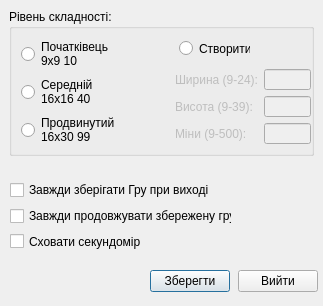
<?xml version="1.0" encoding="UTF-8"?>
<ui version="4.0">
 <class>Options</class>
 <widget class="QDialog" name="Options">
  <property name="geometry">
   <rect>
    <x>0</x>
    <y>0</y>
    <width>323</width>
    <height>306</height>
   </rect>
  </property>
  <property name="minimumSize">
   <size>
    <width>323</width>
    <height>306</height>
   </size>
  </property>
  <property name="maximumSize">
   <size>
    <width>323</width>
    <height>306</height>
   </size>
  </property>
  <property name="contextMenuPolicy">
   <enum>Qt::NoContextMenu</enum>
  </property>
  <property name="windowTitle">
   <string>Налаштування</string>
  </property>
  <property name="toolTip">
   <string/>
  </property>
  <property name="statusTip">
   <string/>
  </property>
  <widget class="QGroupBox" name="groupBox">
   <property name="geometry">
    <rect>
     <x>9</x>
     <y>9</y>
     <width>305</width>
     <height>147</height>
    </rect>
   </property>
   <property name="title">
    <string>Рівень складності:</string>
   </property>
   <widget class="QRadioButton" name="radioBgn">
    <property name="geometry">
     <rect>
      <x>12</x>
      <y>29</y>
      <width>88</width>
      <height>32</height>
     </rect>
    </property>
    <property name="text">
     <string>Початківець 
9х9 10</string>
    </property>
   </widget>
   <widget class="QRadioButton" name="radioIntm">
    <property name="geometry">
     <rect>
      <x>12</x>
      <y>67</y>
      <width>71</width>
      <height>32</height>
     </rect>
    </property>
    <property name="text">
     <string>Середній
16х16 40</string>
    </property>
   </widget>
   <widget class="QRadioButton" name="radioAdvc">
    <property name="geometry">
     <rect>
      <x>12</x>
      <y>105</y>
      <width>93</width>
      <height>32</height>
     </rect>
    </property>
    <property name="text">
     <string>Продвинутий
16х30 99</string>
    </property>
   </widget>
   <widget class="QRadioButton" name="radioCustom">
    <property name="geometry">
     <rect>
      <x>170</x>
      <y>30</y>
      <width>71</width>
      <height>19</height>
     </rect>
    </property>
    <property name="text">
     <string>Створити</string>
    </property>
   </widget>
   <widget class="QWidget" name="layoutWidget">
    <property name="geometry">
     <rect>
      <x>166</x>
      <y>60</y>
      <width>136</width>
      <height>77</height>
     </rect>
    </property>
    <layout class="QFormLayout" name="formLayout">
     <item row="0" column="0">
      <widget class="QLabel" name="labelWidth">
       <property name="enabled">
        <bool>false</bool>
       </property>
       <property name="text">
        <string>Ширина (9-24):</string>
       </property>
      </widget>
     </item>
     <item row="0" column="1">
      <widget class="QLineEdit" name="lineWidth">
       <property name="enabled">
        <bool>false</bool>
       </property>
       <property name="sizePolicy">
        <sizepolicy hsizetype="Fixed" vsizetype="Fixed">
         <horstretch>0</horstretch>
         <verstretch>0</verstretch>
        </sizepolicy>
       </property>
       <property name="maximumSize">
        <size>
         <width>51</width>
         <height>21</height>
        </size>
       </property>
       <property name="inputMethodHints">
        <set>Qt::ImhPreferNumbers</set>
       </property>
      </widget>
     </item>
     <item row="1" column="0">
      <widget class="QLabel" name="labelHeight">
       <property name="enabled">
        <bool>false</bool>
       </property>
       <property name="text">
        <string>Висота (9-39):</string>
       </property>
      </widget>
     </item>
     <item row="1" column="1">
      <widget class="QLineEdit" name="lineHeight">
       <property name="enabled">
        <bool>false</bool>
       </property>
       <property name="sizePolicy">
        <sizepolicy hsizetype="Fixed" vsizetype="Fixed">
         <horstretch>0</horstretch>
         <verstretch>0</verstretch>
        </sizepolicy>
       </property>
       <property name="maximumSize">
        <size>
         <width>51</width>
         <height>21</height>
        </size>
       </property>
       <property name="inputMethodHints">
        <set>Qt::ImhPreferNumbers</set>
       </property>
      </widget>
     </item>
     <item row="2" column="0">
      <widget class="QLabel" name="labelMines">
       <property name="enabled">
        <bool>false</bool>
       </property>
       <property name="text">
        <string>Міни (9-500):</string>
       </property>
      </widget>
     </item>
     <item row="2" column="1">
      <widget class="QLineEdit" name="lineMines">
       <property name="enabled">
        <bool>false</bool>
       </property>
       <property name="maximumSize">
        <size>
         <width>51</width>
         <height>21</height>
        </size>
       </property>
       <property name="inputMethodHints">
        <set>Qt::ImhPreferNumbers</set>
       </property>
      </widget>
     </item>
    </layout>
   </widget>
  </widget>
  <widget class="QWidget" name="layoutWidget">
   <property name="geometry">
    <rect>
     <x>10</x>
     <y>180</y>
     <width>222</width>
     <height>71</height>
    </rect>
   </property>
   <layout class="QVBoxLayout" name="verticalLayout">
    <item>
     <widget class="QCheckBox" name="checkSaved">
      <property name="text">
       <string>Завжди зберігати Гру при виході</string>
      </property>
     </widget>
    </item>
    <item>
     <widget class="QCheckBox" name="checkContinue">
      <property name="text">
       <string>Завжди продовжувати збережену гру</string>
      </property>
     </widget>
    </item>
    <item>
     <widget class="QCheckBox" name="checkTime">
      <property name="text">
       <string>Сховати секундомір</string>
      </property>
     </widget>
    </item>
   </layout>
  </widget>
  <widget class="QWidget" name="layoutWidget">
   <property name="geometry">
    <rect>
     <x>11</x>
     <y>270</y>
     <width>311</width>
     <height>23</height>
    </rect>
   </property>
   <layout class="QHBoxLayout" name="horizontalLayout">
    <item>
     <spacer name="horizontalSpacer">
      <property name="orientation">
       <enum>Qt::Horizontal</enum>
      </property>
      <property name="sizeType">
       <enum>QSizePolicy::Fixed</enum>
      </property>
      <property name="sizeHint" stdset="0">
       <size>
        <width>137</width>
        <height>20</height>
       </size>
      </property>
     </spacer>
    </item>
    <item>
     <widget class="QPushButton" name="pushButton">
      <property name="sizePolicy">
       <sizepolicy hsizetype="Fixed" vsizetype="Fixed">
        <horstretch>0</horstretch>
        <verstretch>0</verstretch>
       </sizepolicy>
      </property>
      <property name="text">
       <string>Зберегти</string>
      </property>
     </widget>
    </item>
    <item>
     <widget class="QPushButton" name="pushButton_2">
      <property name="sizePolicy">
       <sizepolicy hsizetype="Fixed" vsizetype="Fixed">
        <horstretch>0</horstretch>
        <verstretch>0</verstretch>
       </sizepolicy>
      </property>
      <property name="text">
       <string>Вийти</string>
      </property>
     </widget>
    </item>
   </layout>
  </widget>
 </widget>
 <resources/>
 <connections>
  <connection>
   <sender>pushButton_2</sender>
   <signal>clicked()</signal>
   <receiver>Options</receiver>
   <slot>reject()</slot>
   <hints>
    <hint type="sourcelabel">
     <x>279</x>
     <y>274</y>
    </hint>
    <hint type="destinationlabel">
     <x>290</x>
     <y>251</y>
    </hint>
   </hints>
  </connection>
 </connections>
</ui>
